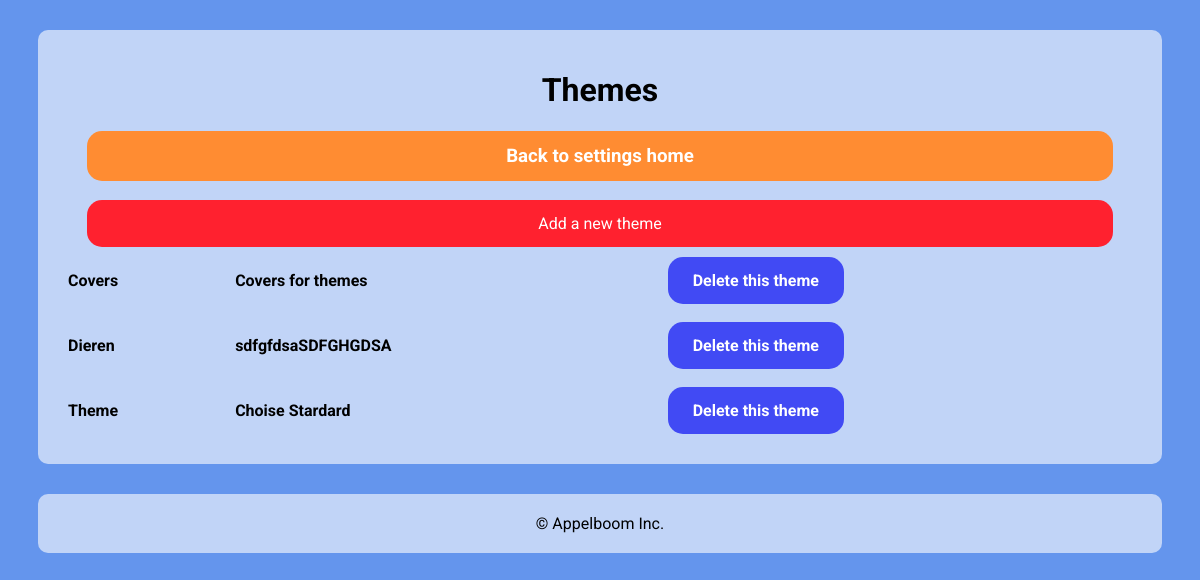
Page /settings/themes on the earlier database version.
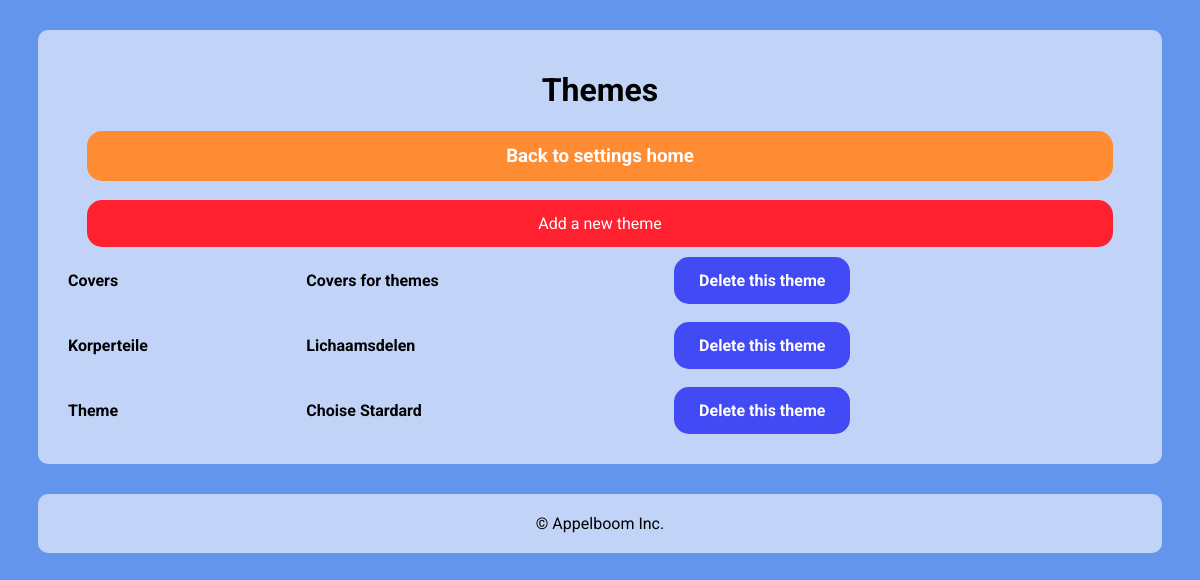
Same page on the later database version.
### images/models.py (models this page shows)
class Theme(models.Model):
    name = models.CharField(max_length=255)
    description = models.TextField(max_length=1000)

### images/views.py (the view)
# urls.py: path('themes', views.themes_index),
def themes_index(request):
    themes = Theme.objects.all().order_by('name')
    return render(request, 'themes_index.html', {'themes': themes})

### images/templates/themes_index.html (shortened to what this page needs)
<!DOCTYPE html>
<html lang="en">
<head>
</head>
<body>
<div class="content">
<h1>Themes</h1>
<h3><a id="homebutton" href="/settings">Back to settings home</a></h3>
<a id="addbutton" href="/settings/themes/add">Add a new theme</a>
<table border="1">
    {% for theme in themes %}
    <tr><th>{{ theme.name }}</th><th>{{ theme.description|truncatechars:20 }}</th><th><a href="/settings/themes/delete/{{ theme.id }}">Delete this theme</a></th></tr>
    {% endfor %}
</table>
</div>
<footer class="content">© Appelboom Inc.</footer>
</body>
</html>

### images/templates/themes_index.html (style rules this page uses)
* { font-family: 'Roboto', sans-serif; }
body { background: cornflowerblue; }
.content { text-align: center; background-color: rgba(255,255,255, 0.60); border-radius: 10px; padding: 20px; margin: 30px; }
a:link, a:visited { border-radius: 15px; background-color: #414af4; color: white; padding: 14px 25px; text-align: center; text-decoration: none; display: inline-block; }
#homebutton { width: 90%; background-color: #ff8c32; }
#addbutton { width: 90%; background-color: #ff212f; }
table { margin: 0 auto; border: none; width: 100%; border-radius: 15px; }
th, td { padding: 8px; text-align: left; border: none; }

Differences in the rows shown:
removed Theme: name "Dieren", description "sdfgfdsaSDFGHGDSA"
added Theme: name "Korperteile", description "Lichaamsdelen"
